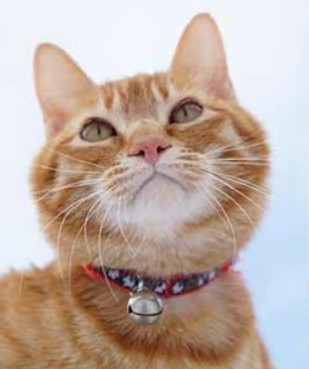
#> input picture debug/autoTestAPP_demo_V1.2/pil/image/mao.jpg, 309 x 369 px
$ python pil_randomcode_demo.py
#> lines starting #> are read from the running program, lines starting #| are printed output that depends on the picture
from PIL import Image,ImageDraw,ImageFont,ImageFilter
import random

# 打开一个jpg图像文件:
im = Image.open('./image/mao.jpg')
#> im is the input picture: PIL image 309x369 RGB; mean R, G, B 191.7, 174.2, 164.8
# 获得图像尺寸:
w, h = im.size
#> w = 309; h = 369

# 缩放到50%:
#im.thumbnail((w//2, h//2))
# 把缩放后的图像用jpeg格式保存:
im.save('./image/mao2.jpg', 'jpeg');
#im.save('./image/mao2.jpg')

#生成图片验证码
# 随机字母:
def rndChar():
    return chr(random.randint(65, 90))

# 随机颜色1:
def rndColor():
    return (random.randint(64, 255), random.randint(64, 255), random.randint(64, 255))

# 随机颜色2:
def rndColor2():
    return (random.randint(32, 127), random.randint(32, 127), random.randint(32, 127))

# 240 x 60:
width = 60 * 4
height = 60
image = Image.new('RGB', (width, height), (255, 255, 255))
#> image: PIL image 240x60 RGB; every value is 255

# 创建Font对象:
#font = ImageFont.truetype('Arial.ttf', 36)
font =ImageFont.truetype('C:/windows/fonts/Arial.ttf', 36)

# 创建Draw对象:
draw = ImageDraw.Draw(image)

# 填充每个像素:
for x in range(width):
    for y in range(height):
        draw.point((x, y), fill=rndColor())

# 输出文字:
for t in range(4):
    draw.text((60 * t + 10, 10), rndChar(), font=font, fill=rndColor2())

# 模糊:
image = image.filter(ImageFilter.BLUR)
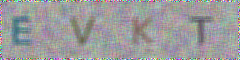
#> image: PIL image 240x60 RGB; mean R, G, B 156.1, 155.4, 156.5
image.save('./image/code.jpg', 'jpeg')
image.show()
